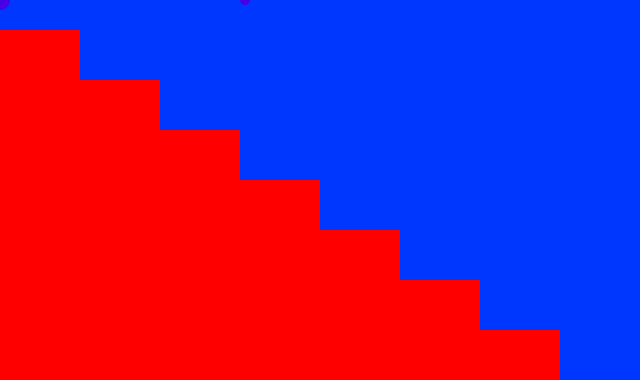
Frame 1 (no input)
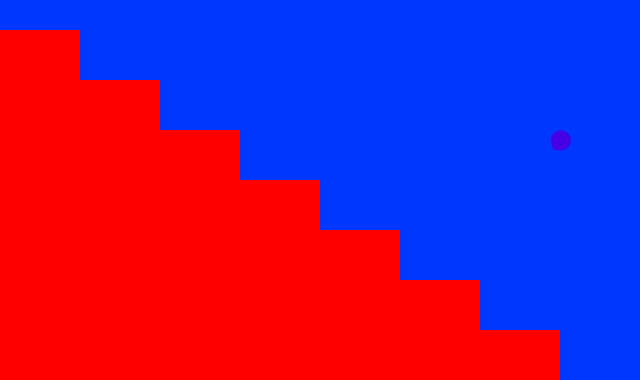
Frame 60 (the mouse pressed at the canvas centre just before this capture)
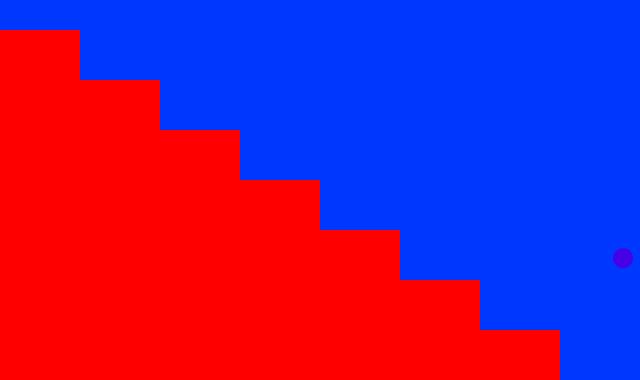
Frame 120 (the mouse held since frame 60 and released just before this capture)

The Processing sketch that drew these frames (run headless with seeded random() and noise(); from frame 60 on, the mouse is pressed at the canvas centre):

// Processing sketch: processing_12663
// ── processing_12663.pde

float x2, y2;
float radius;
float speedX, speedY;
float damping;
float friction;
float gravity;


void setup(){
  size(640, 380);
  background(0, 55, 255);
  
  x2 = 0.0;
  y2 = 0.0;
  radius = 5.0;
  speedX = 2.0;
  speedY = 0;
  damping = 0.8;
  friction = 0.75; 
  gravity = .02;
  drawStairs();
  
}
 
void drawStairs(){ 
  float x = 0.0;
  float y = 30.0;
  
  noStroke();
  fill(255, 0, 0);
  rect(x, y, 80, 50);
  
  pushMatrix();
  translate(0, 50);
  rect(x, y, 160, 50);
  popMatrix();
  
  pushMatrix();
  translate(0, 100);
  rect(x, y, 240, 50);
  popMatrix();
  
  pushMatrix();
  translate(0, 150);
  rect(x, y, 320, 50);
  popMatrix();
  
  pushMatrix();
  translate(0, 200);
  rect(x, y, 400, 50);
  popMatrix();
  
  pushMatrix();
  translate(0, 250);
  rect(x, y, 480, 50);
  popMatrix();
  
  
  pushMatrix();
  translate(0, 300);
  rect(x, y, 560, 50);
  popMatrix();
}
  
void draw(){
  background(0, 55, 255);
  drawStairs();
  fill(70, 0, 230);
  ellipse(x2, y2, radius*4, radius*4);
  x2 += speedX;
  speedY += gravity;
  y2 += speedY;
 
  
  collide();

  
}

void collide(){
  x2 += speedX;
  speedY += gravity;
  y2 += speedY;
  if (x2 > width-radius){
    speedX *= -1;
  }
  if (y2 > 380-radius){
    y2 = 380-radius;
    speedY *= -1;
    speedY *= damping;
    speedX *= friction;
  } 
  if (x2 < 240+radius){
    x2 = 240+radius;
    speedX *= -1;
  } 
  if (y2 == 380-radius && abs(speedX) > 0.5 && abs(speedY) > 0.5){
   ellipse(x2, y2+(radius/4) , radius*2, radius*1.5);
  } else {
    ellipse(x2, y2, radius*2, radius*2);
  }

  if (y2 > 380-radius){
    y2 = 380-radius;
    speedY *= -1;
    speedY *= damping;
    speedX *= friction;
  } else if (x2 < 320+radius){
    x2 = 320+radius;
    speedX *= -1;
  } if (x2 < 480+radius){
    x2 = 480+radius;
    speedX *= -1;
  }
 
 
}
